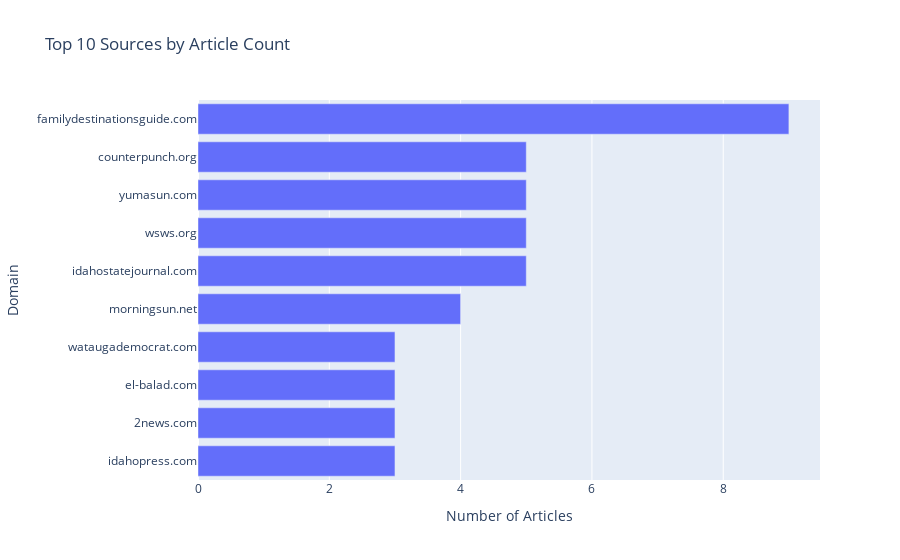

Write notebook code for a chart like this one.
### Code cell
# Top sources
top_sources = df['domain'].value_counts().head(10)

if INTERACTIVE_PLOTS:
    fig = px.bar(
        x=top_sources.values,
        y=top_sources.index,
        orientation='h',
        title='Top 10 Sources by Article Count',
        labels={'x': 'Number of Articles', 'y': 'Domain'}
    )
    fig.update_layout(yaxis={'categoryorder': 'total ascending'})
    fig.show()
else:
    plt.figure(figsize=(12, 6))
    top_sources.plot(kind='barh')
    plt.xlabel('Number of Articles')
    plt.ylabel('Domain')
    plt.title('Top 10 Sources by Article Count')
    plt.tight_layout()
    plt.show()

### Figure 1 — Plotly figure (JSON) as saved in the notebook; plotly's stock layout.template omitted (floating-point values rounded to 4 significant figures)
{"data": [{"hovertemplate": "Number of Articles=%{x}<br>Domain=%{y}<extra></extra>", "legendgroup": "", "marker": {"color": "#636efa", "pattern": {"shape": ""}}, "name": "", "orientation": "h", "showlegend": false, "textposition": "auto", "type": "bar", "x": [9, 5, 5, 5, 5, 4, 3, 3, 3, 3], "xaxis": "x", "y": ["familydestinationsguide.com", "idahostatejournal.com", "wsws.org", "yumasun.com", "counterpunch.org", "morningsun.net", "idahopress.com", "2news.com", "el-balad.com", "wataugademocrat.com"], "yaxis": "y"}], "layout": {"barmode": "relative", "legend": {"tracegroupgap": 0}, "title": {"text": "Top 10 Sources by Article Count"}, "xaxis": {"anchor": "y", "domain": [0, 1], "title": {"text": "Number of Articles"}}, "yaxis": {"anchor": "x", "categoryorder": "total ascending", "domain": [0, 1], "title": {"text": "Domain"}}}}
